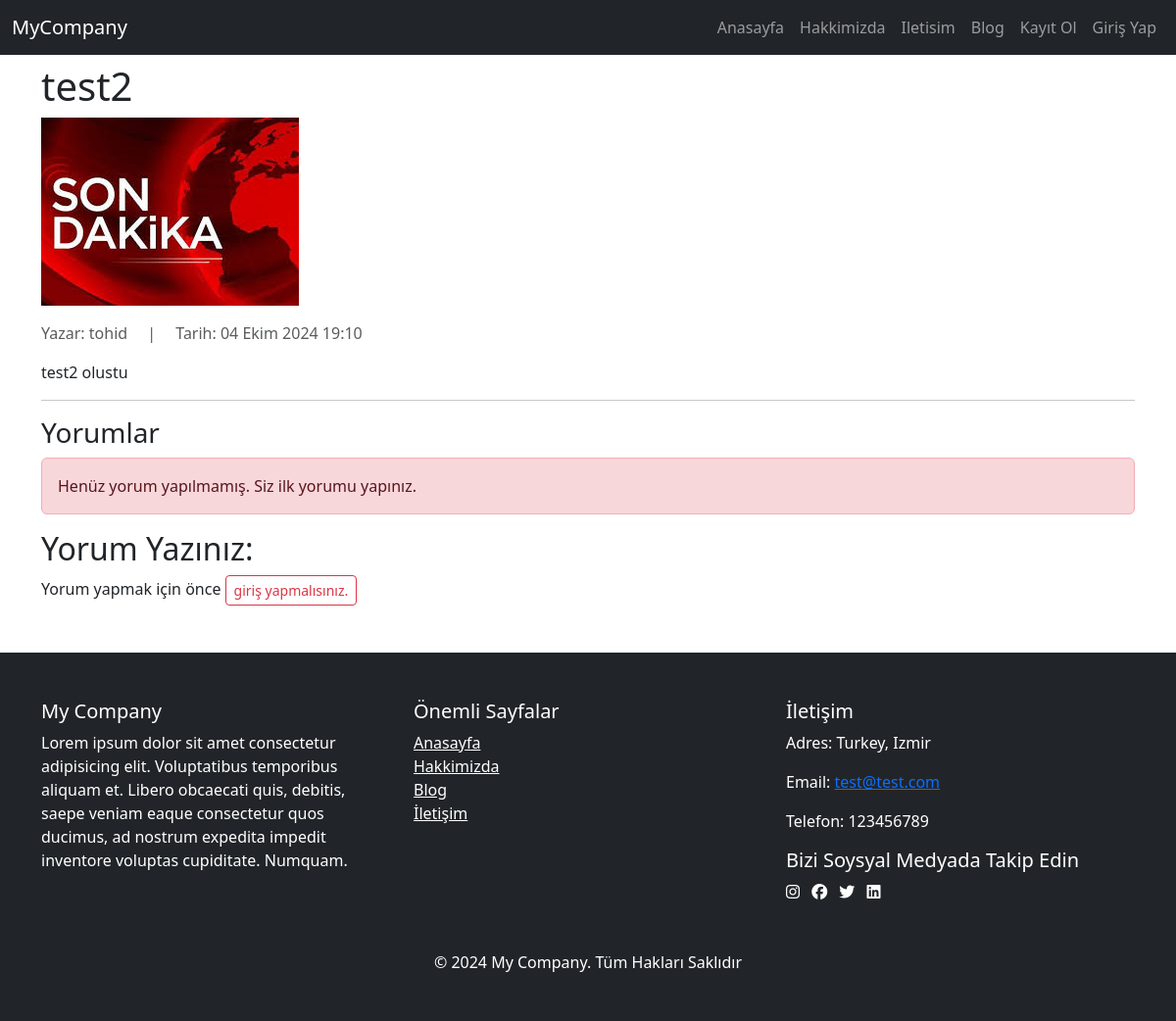
Screenshot of /blog/article/2 with the database file from the repository.
### blog/models.py (models this page shows, shortened)
class Article(models.Model):
    author = models.ForeignKey("auth.User", on_delete=models.CASCADE, verbose_name="Yazar")
    title = models.CharField(max_length=200, verbose_name="Başlık")
    content = RichTextField(verbose_name="İçerik")
    created_date = models.DateTimeField(auto_now_add=True, verbose_name="Oluşturma Tarihi")
    article_img = models.FileField(blank=True, null=True, verbose_name="Makale Fotoğrafı")
    is_approved = models.BooleanField(default=False, verbose_name="Onaylı mı?")

class FooterSettings(models.Model):
    description = models.TextField(verbose_name="Şirket Açıklaması", blank=True, null=True)
    address = models.CharField(max_length=255, verbose_name="Adres", blank=True, null=True)
    phone = models.CharField(max_length=20, verbose_name="Telefon", blank=True, null=True)
    email = models.EmailField(verbose_name="E-posta", blank=True, null=True)
    facebook = models.URLField(verbose_name="Facebook URL", blank=True, null=True)
    instagram = models.URLField(verbose_name="Instagram URL", blank=True, null=True)
    twitter = models.URLField(verbose_name="Twitter URL", blank=True, null=True)
    linkedin = models.URLField(verbose_name="Linkedin URL", blank=True, null=True)

### blog/views.py (the view)
# urls.py: path("article/<int:id>", views.detail, name="detail"),
def detail(request, id):
    article = get_object_or_404(Article, id=id)
    form = CommentForm(request.POST or None)
    if form.is_valid():
        comment = form.save(commit=False)
        comment.article = article
        comment.author = request.user
        comment.save()
        return HttpResponseRedirect(request.path_info)
    context = {
        "article": article,
        "form": form
    }
    return render(request, "detail.html", context)

### blog/context_processors.py (called while the page is built)
def footer_settings(request):
    settings = FooterSettings.objects.first()
    return {'footer_settings': settings}

### templates/detail.html (shortened to what this page needs)
{% extends "layout.html" %}
{% load crispy_forms_tags %}
{% load static %}
{% block body %}
  <h1 class="mt-2 mb-2">{{article.title}}</h1>
  <div class="mt-2 mb-3">
    <img src="
    {% if article.article_img %}
      {{article.article_img.url}}
    {% else %}
      {% static 'images/image_news.jpg' %}
    {% endif %}
    " alt="{{article.title}}">
  </div>
  <div class="mb-2">
        <span class="text-muted">Yazar: {{article.author.username}}</span>
        <span class="text-muted mx-3">|</span>
        <span class="text-muted">Tarih: {{article.created_date}}</span>
  </div>
  <div class="content">
    <p>{{article.content|safe}}</p>
  </div>
  <hr>
  <h3>Yorumlar</h3>
  {% for comment in article.comments.all %}
    <div>
        <strong>{{comment.author.username}}</strong> - {{comment.created_at}}
        <p>{{comment.content}}</p>
    </div>
    {% empty %}
    <div class="alert alert-danger">Henüz yorum yapılmamış. Siz ilk yorumu yapınız.</div>
  {% endfor %}
  <h2>Yorum Yazınız:</h2>
  {% if user.is_authenticated %}
   <form method="post">
      {% csrf_token %}
      {{form|crispy}}
      <button class="btn btn-primary" type="submit">Youmu Gönder</button>
   </form>
  {% else %}
    <p>Yorum yapmak için önce <a class="btn btn-outline-danger btn-sm" href="{% url 'user:login' %}?next={{request.path}}">giriş yapmalısınız.</a></p>
  {% endif %}
{% endblock body %}

### templates/includes/footer.html (shortened to what this page needs)
<footer class="bg-dark text-white py-5 mt-5">
    <div class="container">
        <div class="row">
            <div class="col-md-4">
                <h5>My Company</h5>
                <p>{{footer_settings.description}}</p>
            </div>
            <div class="col-md-4">
                <h5>Önemli Sayfalar</h5>
                <ul class="list-unstyled">
                    <li><a href="{% url 'index' %}" class="text-white">Anasayfa</a></li>
                    <li><a href="{% url 'about' %}" class="text-white">Hakkimizda</a></li>
                    <li><a href="{% url 'blog:articles' %}" class="text-white">Blog</a></li>
                    <li><a href="{% url 'contact' %}" class="text-white">İletişim</a></li>
                </ul>
            </div>
            <div class="col-md-4">
                <h5>İletişim</h5>
                <p>Adres: {{footer_settings.address}}</p>
                <p>Email: <a href="mailto:{{footer_settings.email}}">{{footer_settings.email}}</a></p>
                <p>Telefon: 123456789</p>
                <div>
                    <h5>Bizi Soysyal Medyada Takip Edin</h5>
                    <a href="{{footer_settings.instagram}}" class="text-white me-2"><i class="fa-brands fa-instagram"></i></a>
                    <a href="{{footer_settings.facebook}}" class="text-white me-2"><i class="fa-brands fa-facebook"></i></a>
                    <a href="{{footer_settings.twitter}}" class="text-white me-2"><i class="fa-brands fa-twitter"></i></a>
                    <a href="{{footer_settings.linkedin}}" class="text-white me-2"><i class="fa-brands fa-linkedin"></i></a>
                </div>
            </div>
        </div>
        <div class="text-center mt-5">
            <p class="mb-0">&copy; 2024 My Company. Tüm Hakları Saklıdır</p>
        </div>
    </div>
</footer>

### rows the page displays
Article: title "test2", author.username "tohid", created_date "04 Ekim 2024 19:10", content "test2 olustu"
FooterSettings: description "Lorem ipsum dolor sit amet consectetur adipisicing elit. Voluptatibus temporibus aliquam et. Libero obcaecati quis, debitis, saepe veniam eaque consectetur quos ducimus, ad nostrum expedita impedit inventore voluptas cupiditate. Numquam.", address "Turkey, Izmir", email "test@test.com"
